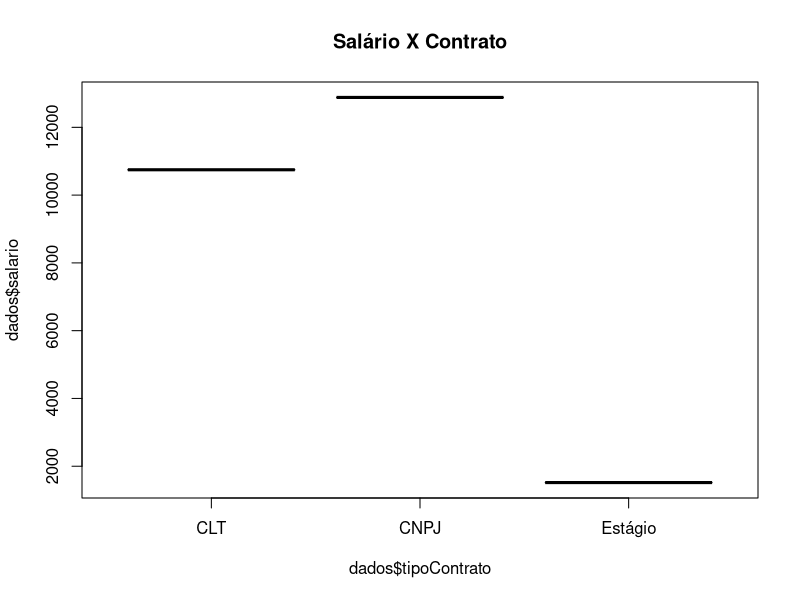
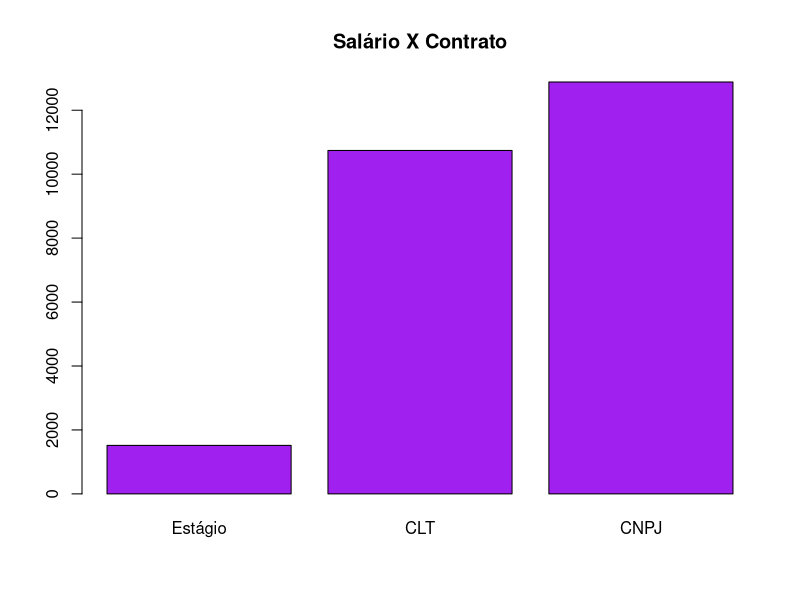
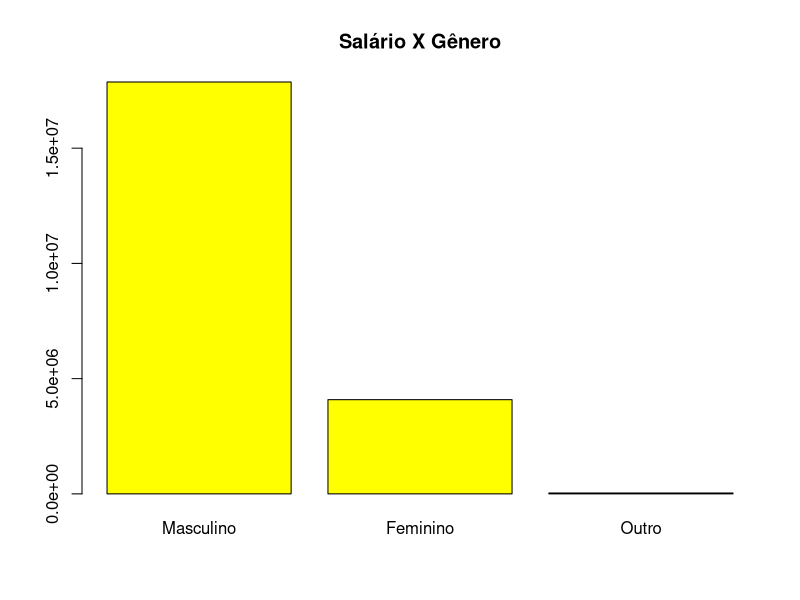
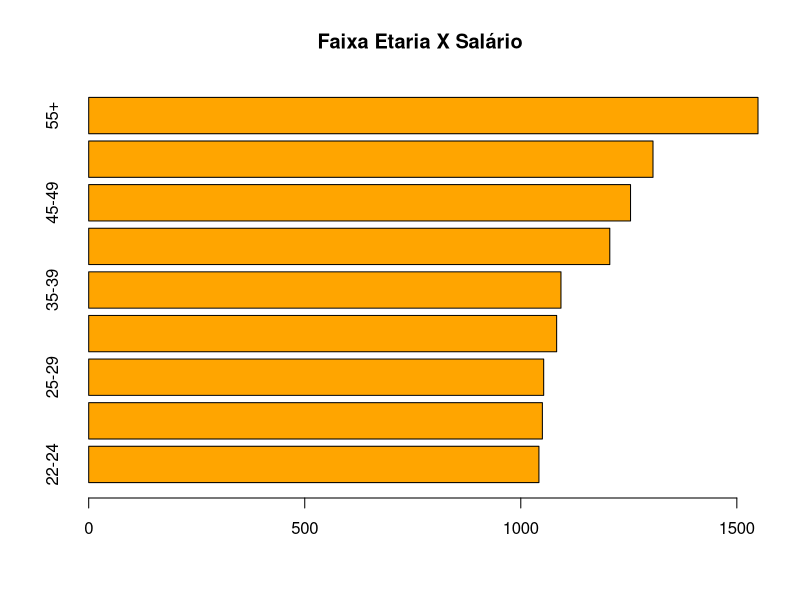

Here is the R script that generated these plots, in order:
# GRÁFICO BARRA 1
dados <- data.frame(tipoContrato = c("Estágio", "CLT","CNPJ", "Estágio", "CLT", "CNPJ"), salario = c(1517, 10741, 12883, 1517, 10756, 12883))

boxplot(dados$salario ~ dados$tipoContrato, col = 'red', main = 'Salário X Contrato')

# GRÁFICO BARRA 2
tipocontrato <- c("Estágio", "CLT","CNPJ")
salarios <- c(1517, 10741, 12883)

barplot(salarios, names.arg = tipocontrato, col = 'purple', main = 'Salário X Contrato')

# GRÁFICO 
sexo <- c("Masculino", "Feminino", "Outro")
salarios <- c(17870575, 4087987, 38833)

barplot(salarios, names.arg = sexo, col = 'yellow', main = 'Salário X Gênero')

# GRÁFICO DE BARRA
faixa_etaria <- c("17-21", "22-24", "25-29", "30-34", "35-39", "40-44", "45-49", "50-44", "55+")
salario <- c(1050, 1042, 1053, 1083, 1093, 1306, 1254, 1206, 1549)

ordem <- order(salario)
faixa_etaria <- faixa_etaria[ordem]
salario <- salario[ordem]

barplot(salario, names.arg=faixa_etaria, col = 'orange', main = 'Faixa Etaria X Salário', horiz = TRUE)
